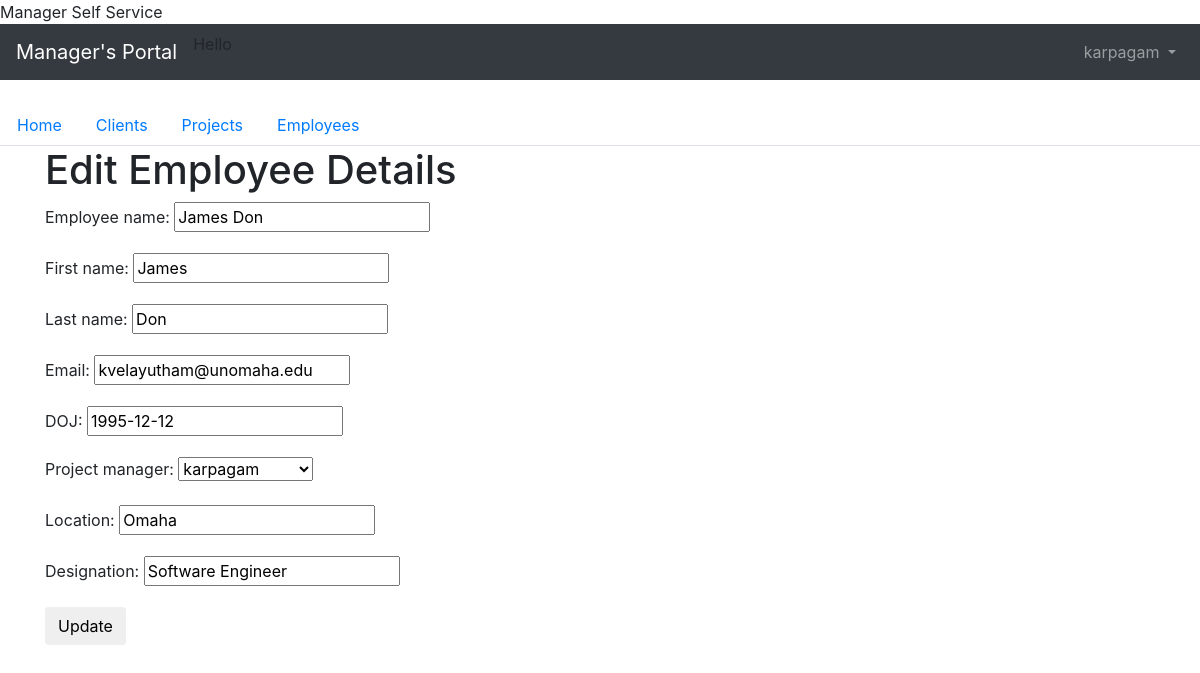
The page /manager/employee/2/edit/ (signed in) on the database its author committed.
### users/models.py (models this page shows)
class CustomUser(AbstractUser):
    department = models.CharField(max_length=50, default=' ', null=True, blank=True)
    cell_phone = models.CharField(max_length=50, default='(402)000-0000')
    date_of_joining = models.DateField(null=True, blank=True)
    employee_ID = models.CharField(max_length=50, default=' ', null=True, blank=True)
    office_location = models.CharField(max_length=50, default=' ', null=True, blank=True)
    designation = models.CharField(max_length=50, default=' ', null=True, blank=True)

### manager/models.py (models this page shows, shortened)
class Employee(models.Model):
    employee_name = models.CharField(max_length=50, blank=False, null=False, default=' ')
    first_name = models.CharField(max_length=50, blank=False, null=False, default=' ')
    last_name = models.CharField(max_length=50, blank=False, null=False, default=' ')
    Email = models.EmailField(max_length=100, default=' ')
    DOJ = models.DateField(null=True, blank=True)
    Project_manager = models.ForeignKey(users.models.CustomUser, related_name='manager', null=True,
                                        on_delete=models.DO_NOTHING)
    Location = models.CharField(max_length=50, blank=False, null=False, default=' ')
    Designation = models.CharField(max_length=50, blank=False, null=False, default=' ')

### manager/views.py (the view)
# urls.py: path('employee/<int:pk>/edit/', views.employee_edit, name='employee_edit'),
@login_required
def employee_edit(request, pk):
    employee = get_object_or_404(Employee, pk=pk)
    if request.method == "POST":
        form = EmployeeForm(request.POST, instance=employee)
        if form.is_valid():
            employee = form.save(commit=False)
            employee.updated_date = timezone.now()
            employee.save()
            employee = Employee.objects.all()
            return render(request, 'employee_list.html',
                          {'employees': employee})
    else:
        form = EmployeeForm(instance=employee)
    return render(request, 'employee_edit.html', {'form': form})

### manager/forms.py
class EmployeeForm(forms.ModelForm):
    class Meta:
        model = Employee
        fields = ('employee_name', 'first_name', 'last_name', 'Email', 'DOJ', 'Project_manager', 'Location', 'Designation')

### templates/employee_edit.html (shortened to what this page needs)
<!DOCTYPE html>
<html lang="en">
{% extends 'base.html' %}
{% block content %}
    <h1>Edit Employee Details</h1>
    <form method="POST" class="employee-form">{% csrf_token %}
        {{ form.as_p }}
        <button type="submit" class="save btn btn-default">Update</button>
    </form>
{% endblock %}

### templates/base.html (shortened to what this page needs)
<!doctype html>
<html lang="en">
  <head>
    <link rel="stylesheet" href="https://stackpath.bootstrapcdn.com/bootstrap/4.1.3/css/bootstrap.min.css">
    <name>{% block name %}Manager Self Service{% endblock name %}</name>
  </head>
  <body>
 <nav class="navbar navbar-expand-md navbar-dark bg-dark mb-4">
      <a class="navbar-brand" href="{% url 'home' %}">Manager's Portal</a>
     {% if user.is_authenticated %}
        <ul class="navbar-nav mr-auto">
          <p>Hello<p>
        </ul>
      {% endif %}
      <div class="collapse navbar-collapse" id="navbarCollapse">
        {% if user.is_authenticated %}
          <ul class="navbar-nav ml-auto">
            <li class="nav-item">
              <a class="nav-link dropdown-toggle" href="#" id="userMenu"\
              data-toggle="dropdown" aria-haspopup="true" aria-expanded\
              ="false">
                {{ user.username }}
              </a>
            </li>
          </ul>
        {% endif %}
      </div>
    </nav>
<div>
     <ul class="nav nav-tabs">
  <li class="nav-item">
    <a class="nav-link" href="{%  url 'home' %}">Home</a>
  </li>
  <li class="nav-item">
    <a class="nav-link" href="{%  url 'client_list' %}">Clients</a>
  </li>
  <li class="nav-item">
    <a class="nav-link" href="{%  url 'project_list' %}">Projects</a>
  </li>
  <li class="nav-item">
    <a class="nav-link" href="{%  url 'employee_list' %}">Employees</a>
  </li>
</ul>
 </div>
<div class="container">
      {% block content %}
      {% endblock content %}
    </div>
  </body>
</html>

### rows shown on the page
CustomUser: username "karpagam"
Employee: employee_name "James Don", first_name "James", last_name "Don", Email "kvelayutham@unomaha.edu", DOJ "1995-12-12", Project_manager "karpagam", Location "Omaha", Designation "Software Engineer"
